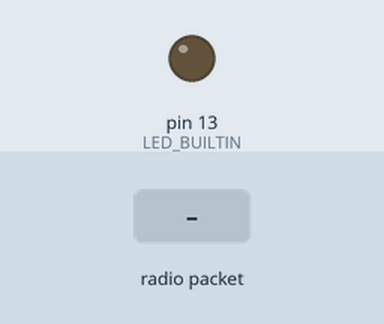
Recording of a sketch running on a simulated Arduino Uno, built with avr-gcc and run on an emulated ATmega328P. Shown: output pins drawn as LEDs (lit = HIGH). Inputs (shaded band) come from the test bench. No radio packets arrive unless stated; pins used as bus, display or sensor lines are not drawn; what the sketch prints to the serial monitor is not drawn.

Above: at 1.3 s.
1.4 s: radio packet "1" arrives
Timing chart, 0 to 4.4 s (numbered marks = the images above; inputs shaded):
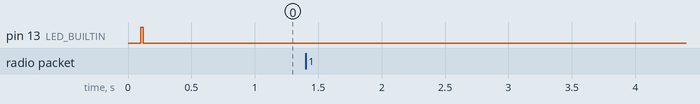

The sketch:

RFM9x_RX.ino
```cpp
// Feather9x_RX
// -*- mode: C++ -*-
// Example sketch showing how to create a simple messaging client (receiver)
// with the RH_RF95 class. RH_RF95 class does not provide for addressing or
// reliability, so you should only use RH_RF95 if you do not need the higher
// level messaging abilities.

#include <SPI.h>
#include <RH_RF95.h>

/* Wiring for Feather M0 with RFM9x
#define RFM95_CS  8
#define RFM95_RST 4
#define RFM95_INT 3
*/

// Wiring for RFM9x FeatherWing on Feather M0
#define RFM95_CS  10 // "B"
#define RFM95_RST 11 // "A"
#define RFM95_INT 6  // "D"


// Defaults after init are 434.0MHz, modulation GFSK_Rb250Fd250, Power +13dbM
// RFM_FREQ is centre Frequency in MHz. 137.0 to 1020.0
// RFM95/96/97/98 comes in several different frequency ranges,
// and setting a frequency outside that range of your radio will probably not work

#define RFM95_FREQ    434.000
#define RFM95_TXPOWER 5

// Singleton instance of the radio driver
RH_RF95 rf95(RFM95_CS, RFM95_INT);

void setup()
{
  pinMode(RFM95_RST, OUTPUT);
  digitalWrite(RFM95_RST, HIGH);

  pinMode(LED_BUILTIN, OUTPUT);
  digitalWrite(LED_BUILTIN, LOW);

  // sending will start only when serial is connected.
  Serial.begin(115200);
  while (!Serial) {
    delay(1);
  }

  delay(100);

  Serial.println("Feather M0 RFM9x TX Test!");

  // ******************** manual reset radio ********************
  digitalWrite(LED_BUILTIN, HIGH);

  digitalWrite(RFM95_RST, LOW);
  delay(10);
  digitalWrite(RFM95_RST, HIGH);
  delay(10);

  // ******************** initilize radio ********************
  while (!rf95.init()) {
    Serial.println("RFM9x radio init failed");
    Serial.println("Uncomment '#define SERIAL_DEBUG' in RH_RF95.cpp for detailed debug info");
    while (1);
  }

  Serial.println("RFM9x radio init OK!");

  // ******************** set parameters ********************
  if (!rf95.setFrequency(RFM95_FREQ)) {
    Serial.println("setFrequency failed");
    while (1);
  }
  Serial.print("Set Freq to: "); Serial.println(RFM95_FREQ);

  rf95.setTxPower(RFM95_TXPOWER, false);
  Serial.print("Set TX Power to: "); Serial.println(RFM95_TXPOWER);

  digitalWrite(LED_BUILTIN, LOW);
  Serial.println("Ready to Receive...");
}


void loop()
{

  if (rf95.available())
  {
    // Should be a message for us now
    uint8_t buf[RH_RF95_MAX_MESSAGE_LEN];
    uint8_t len = sizeof(buf);

    if (rf95.recv(buf, &len))
    {
      digitalWrite(LED_BUILTIN, HIGH);
      RH_RF95::printBuffer("Received: ", buf, len);
      Serial.print("Got: ");
      Serial.println((char*)buf);
       Serial.print("RSSI: ");
      Serial.println(rf95.lastRssi(), DEC);
      digitalWrite(LED_BUILTIN, LOW);
    }
    else
    {
      Serial.println("Receive failed");
    }
  }
}
```
